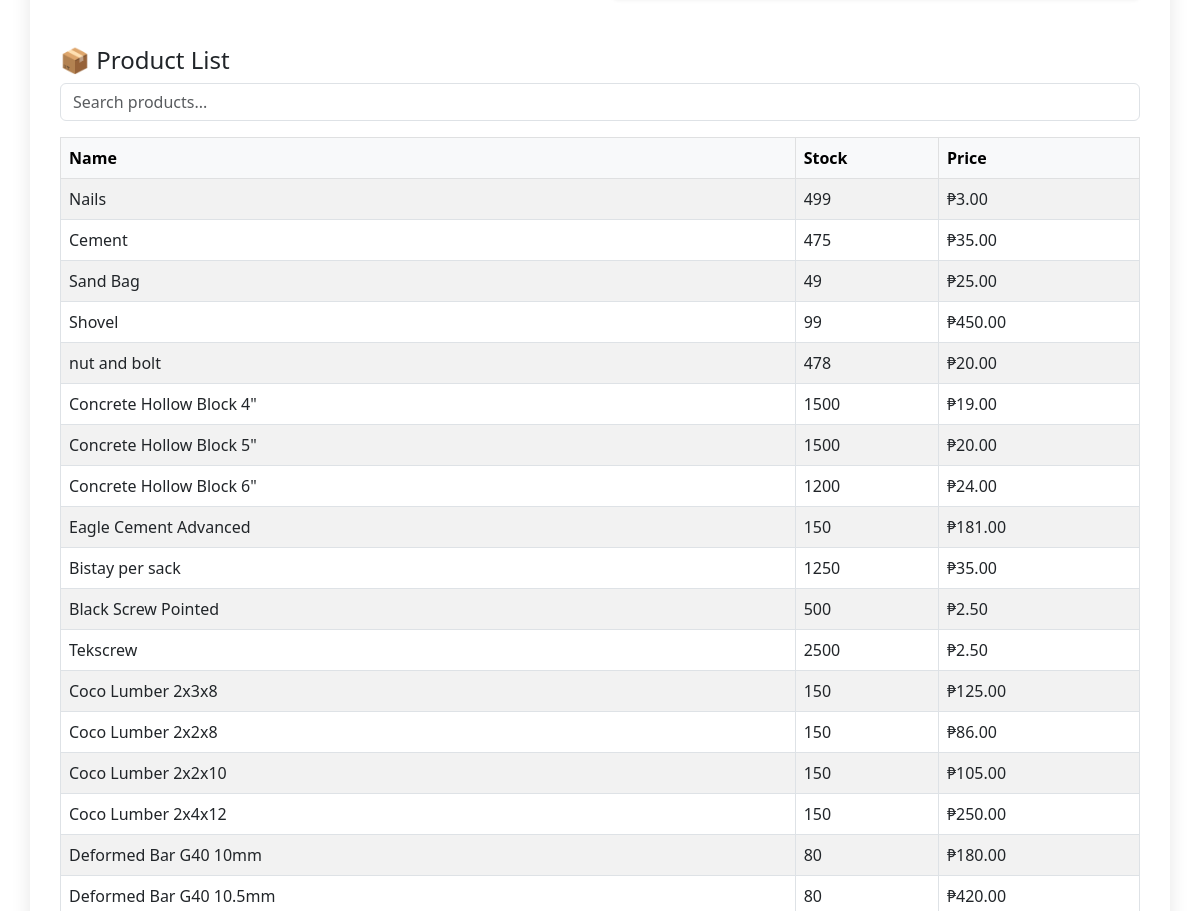
The app's page /pos/ (signed in, middle part), older data.
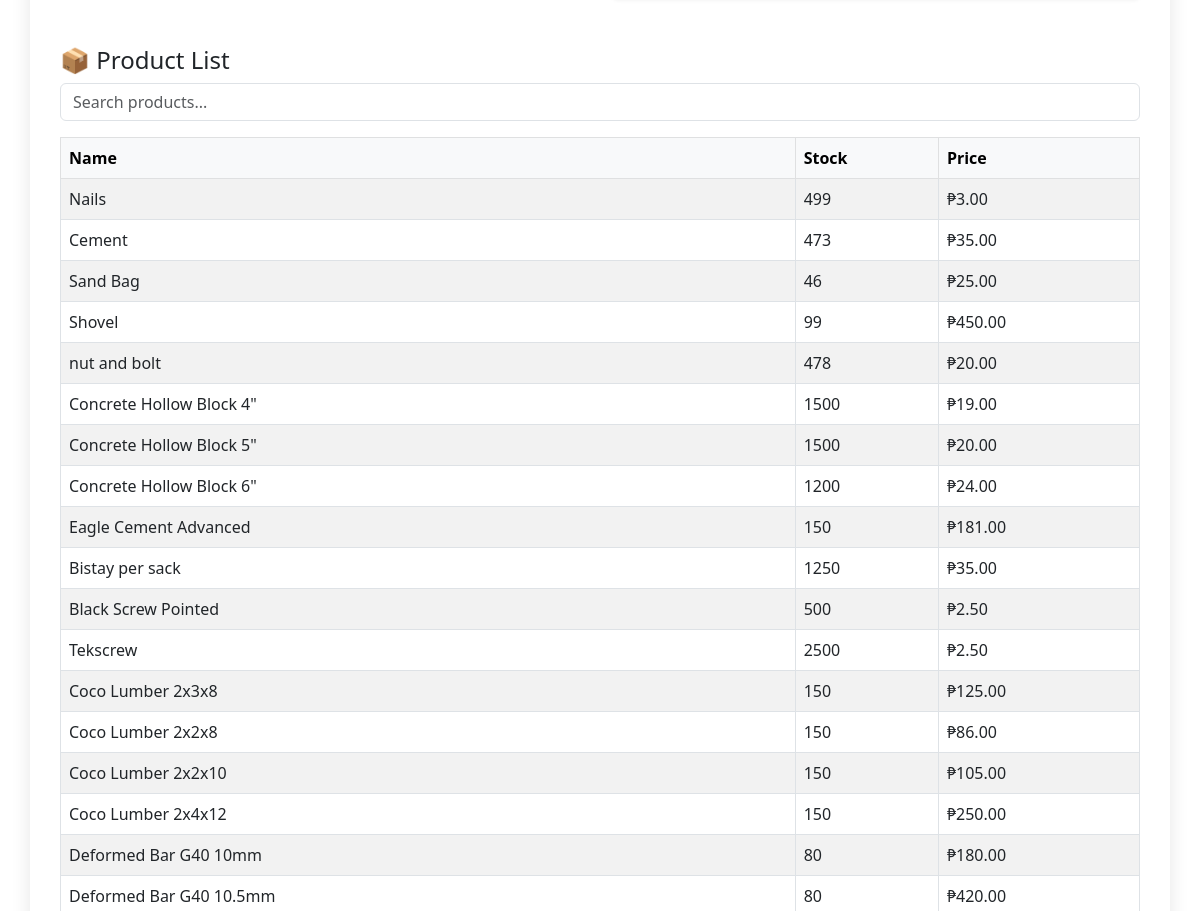
The same page, newer data.
### core/models.py (models this page shows, shortened)
class Product(models.Model):
    name = models.CharField(max_length=100)
    description = models.TextField(blank=True)
    stock = models.PositiveIntegerField(default=0)
    price = models.DecimalField(max_digits=10, decimal_places=2)
    low_stock_threshold = models.PositiveIntegerField(default=5)
    low_stock_threshold = models.IntegerField(default=5
                                              )

### core/views.py (the view, shortened to what this page needs)
# urls.py: path('pos/', views.pos_view, name='pos_view'),
@user_passes_test(is_cashier)
@login_required
def pos_view(request):
    formset = POSFormSet(request.POST or None)
    return render(request, 'core/pos.html', {
        'formset': formset,
        'products': Product.objects.all(),
        'empty_form': formset.empty_form,
    })

### core/forms.py
class POSItemForm(forms.Form):
    product = forms.ModelChoiceField(
        queryset=Product.objects.all(),
        widget=forms.Select(attrs={'class': 'product-select'})
    )
    quantity = forms.IntegerField(
        min_value=1,
        widget=forms.NumberInput(attrs={'class': 'qty-input'})
    )

### core/views.py (called while the page is built)
def is_cashier(user):
    return user.groups.filter(name='Cashier').exists() or user.is_superuser

### core/templates/core/pos.html (shortened to what this page needs)
{% load static %}
<!DOCTYPE html>
<html>
<head>
    <link href="https://cdn.jsdelivr.net/npm/bootstrap@5.3.0/dist/css/bootstrap.min.css" rel="stylesheet">
    <link href="https://cdn.jsdelivr.net/npm/select2@4.1.0-rc.0/dist/css/select2.min.css" rel="stylesheet" />
</head>
<body>
<div class="container">
    <div class="mt-5">
        <h4>📦 Product List</h4>
        <input type="text" id="productSearch" class="form-control mb-3" placeholder="Search products...">
        <table class="table table-bordered table-striped">
            <thead class="table-light">
                <tr><th>Name</th><th>Stock</th><th>Price</th></tr>
            </thead>
            <tbody id="productTable">
                {% for product in products %}
                <tr>
                    <td>{{ product.name }}</td>
                    <td>{{ product.stock }}</td>
                    <td>₱{{ product.price }}</td>
                </tr>
                {% endfor %}
            </tbody>
        </table>
    </div>
</div>
</body>
</html>

Row changes from the older to the newer data that the page shows:
changed Product "Cement": stock "475" → "473"
changed Product "Sand Bag": stock "49" → "46"
